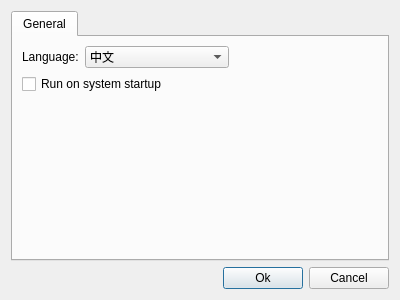
<?xml version="1.0" encoding="UTF-8"?>
<ui version="4.0">
 <class>SettingsDialog</class>
 <widget class="QDialog" name="SettingsDialog">
  <property name="geometry">
   <rect>
    <x>0</x>
    <y>0</y>
    <width>400</width>
    <height>300</height>
   </rect>
  </property>
  <property name="windowTitle">
   <string>Serial Tool Options</string>
  </property>
  <layout class="QGridLayout" name="gridLayout">
   <item row="0" column="0" colspan="3">
    <widget class="QTabWidget" name="tabWidget">
     <property name="currentIndex">
      <number>0</number>
     </property>
     <widget class="QWidget" name="tab">
      <attribute name="title">
       <string>General</string>
      </attribute>
      <layout class="QGridLayout" name="gridLayout_2">
       <item row="0" column="0">
        <widget class="QLabel" name="label">
         <property name="text">
          <string>Language:</string>
         </property>
        </widget>
       </item>
       <item row="0" column="1">
        <widget class="QComboBox" name="comboBox_language">
         <property name="sizePolicy">
          <sizepolicy hsizetype="MinimumExpanding" vsizetype="Fixed">
           <horstretch>0</horstretch>
           <verstretch>0</verstretch>
          </sizepolicy>
         </property>
         <item>
          <property name="text">
           <string>中文</string>
          </property>
         </item>
         <item>
          <property name="text">
           <string>English</string>
          </property>
         </item>
        </widget>
       </item>
       <item row="2" column="1">
        <spacer name="verticalSpacer">
         <property name="orientation">
          <enum>Qt::Vertical</enum>
         </property>
         <property name="sizeHint" stdset="0">
          <size>
           <width>20</width>
           <height>149</height>
          </size>
         </property>
        </spacer>
       </item>
       <item row="0" column="2">
        <spacer name="horizontalSpacer_2">
         <property name="orientation">
          <enum>Qt::Horizontal</enum>
         </property>
         <property name="sizeHint" stdset="0">
          <size>
           <width>40</width>
           <height>20</height>
          </size>
         </property>
        </spacer>
       </item>
       <item row="1" column="0" colspan="3">
        <widget class="QCheckBox" name="checkBox_runOnSystemStartup">
         <property name="text">
          <string>Run on system startup</string>
         </property>
        </widget>
       </item>
      </layout>
     </widget>
    </widget>
   </item>
   <item row="1" column="0">
    <spacer name="horizontalSpacer">
     <property name="orientation">
      <enum>Qt::Horizontal</enum>
     </property>
     <property name="sizeHint" stdset="0">
      <size>
       <width>217</width>
       <height>20</height>
      </size>
     </property>
    </spacer>
   </item>
   <item row="1" column="1">
    <widget class="QPushButton" name="pushButton_ok">
     <property name="text">
      <string>Ok</string>
     </property>
    </widget>
   </item>
   <item row="1" column="2">
    <widget class="QPushButton" name="pushButton_cancel">
     <property name="text">
      <string>Cancel</string>
     </property>
    </widget>
   </item>
  </layout>
 </widget>
 <resources/>
 <connections/>
</ui>
